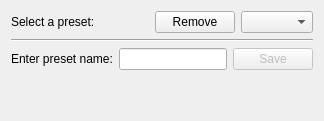
        <widget class="QWidget" name="page_2">
         <layout class="QGridLayout" name="gridLayout_2">
          <item row="1" column="0" colspan="3">
           <widget class="Line" name="line_2">
            <property name="orientation">
             <enum>Qt::Horizontal</enum>
            </property>
           </widget>
          </item>
          <item row="0" column="1">
           <widget class="QPushButton" name="btnRemovePreset">
            <property name="sizePolicy">
             <sizepolicy hsizetype="Fixed" vsizetype="Fixed">
              <horstretch>0</horstretch>
              <verstretch>0</verstretch>
             </sizepolicy>
            </property>
            <property name="text">
             <string>Remove</string>
            </property>
           </widget>
          </item>
          <item row="0" column="2">
           <widget class="QComboBox" name="cmbBoxPreset">
            <property name="sizePolicy">
             <sizepolicy hsizetype="Fixed" vsizetype="Fixed">
              <horstretch>0</horstretch>
              <verstretch>0</verstretch>
             </sizepolicy>
            </property>
           </widget>
          </item>
          <item row="0" column="0">
           <widget class="QLabel" name="label_2">
            <property name="sizePolicy">
             <sizepolicy hsizetype="Preferred" vsizetype="Preferred">
              <horstretch>0</horstretch>
              <verstretch>0</verstretch>
             </sizepolicy>
            </property>
            <property name="text">
             <string>Select a preset:</string>
            </property>
           </widget>
          </item>
          <item row="2" column="0" colspan="3">
           <widget class="QWidget" name="widgetPreset" native="true">
            <property name="sizePolicy">
             <sizepolicy hsizetype="Preferred" vsizetype="Preferred">
              <horstretch>0</horstretch>
              <verstretch>0</verstretch>
             </sizepolicy>
            </property>
            <layout class="QGridLayout" name="gridLayout_7">
             <property name="margin">
              <number>0</number>
             </property>
             <item row="0" column="2">
              <widget class="QPushButton" name="btnSavePreset">
               <property name="enabled">
                <bool>false</bool>
               </property>
               <property name="text">
                <string>Save</string>
               </property>
              </widget>
             </item>
             <item row="0" column="1">
              <widget class="QLineEdit" name="linePresetName">
               <property name="sizePolicy">
                <sizepolicy hsizetype="Expanding" vsizetype="Fixed">
                 <horstretch>0</horstretch>
                 <verstretch>0</verstretch>
                </sizepolicy>
               </property>
              </widget>
             </item>
             <item row="0" column="0">
              <widget class="QLabel" name="label">
               <property name="sizePolicy">
                <sizepolicy hsizetype="Fixed" vsizetype="Preferred">
                 <horstretch>0</horstretch>
                 <verstretch>0</verstretch>
                </sizepolicy>
               </property>
               <property name="text">
                <string>Enter preset name:</string>
               </property>
              </widget>
             </item>
            </layout>
           </widget>
          </item>
          <item row="3" column="0" colspan="3">
           <spacer name="verticalSpacer_7">
            <property name="orientation">
             <enum>Qt::Vertical</enum>
            </property>
            <property name="sizeHint" stdset="0">
             <size>
              <width>20</width>
              <height>40</height>
             </size>
            </property>
           </spacer>
          </item>
         </layout>
        </widget>
